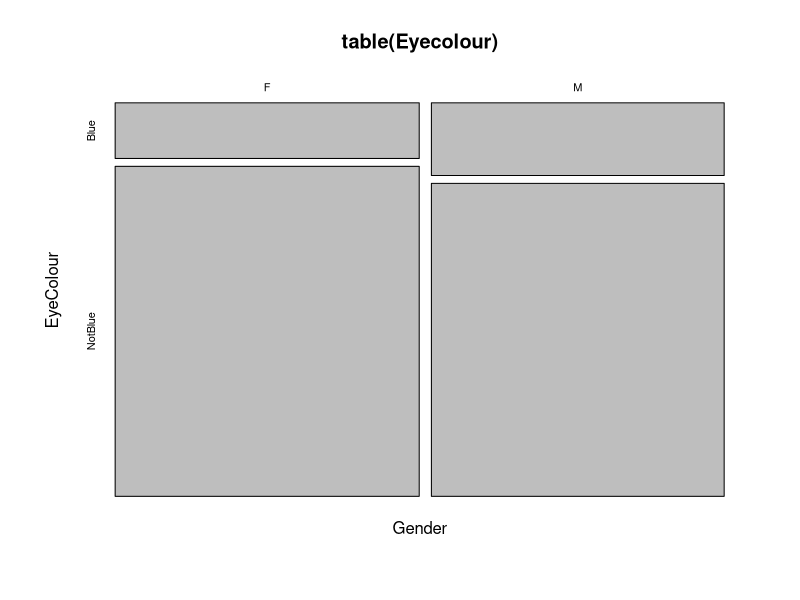

Here is the R script that generated this plot:
fold <- "C:/Users/murem/OneDrive/Desktop/BME/Datasets"
setwd(fold)
getwd()
Eyecolour <- read.table ("EyeColour.txt", header=T)
summary(Eyecolour)
is.factor(Eyecolour$Gender)
Eyecolour$Gender <- as.factor(Eyecolour$Gender)
is.factor(Eyecolour$EyeColour)
Eyecolour$EyeColour <- as.factor(Eyecolour$EyeColour)
summary(Eyecolour)
table(Eyecolour)#convert the data into a contigency table
test.result <- chisq.test(table(Eyecolour))
test.result$expected
test.result$residuals
mosaicplot(table(Eyecolour))
#Alternative 
chisq.test(Eyecolour$Gender, Eyecolour$EyeColour)
